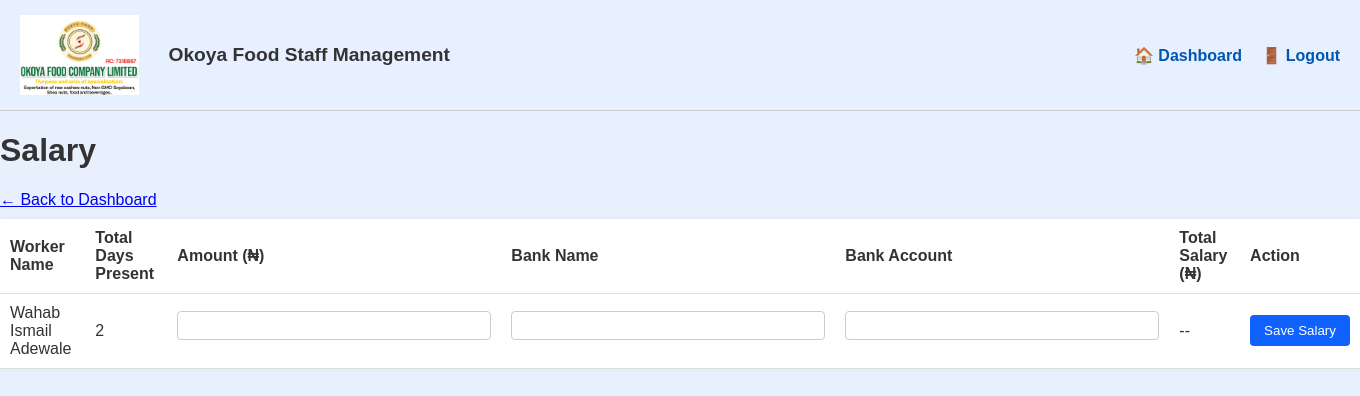
The app's page /salary (signed in), older data.
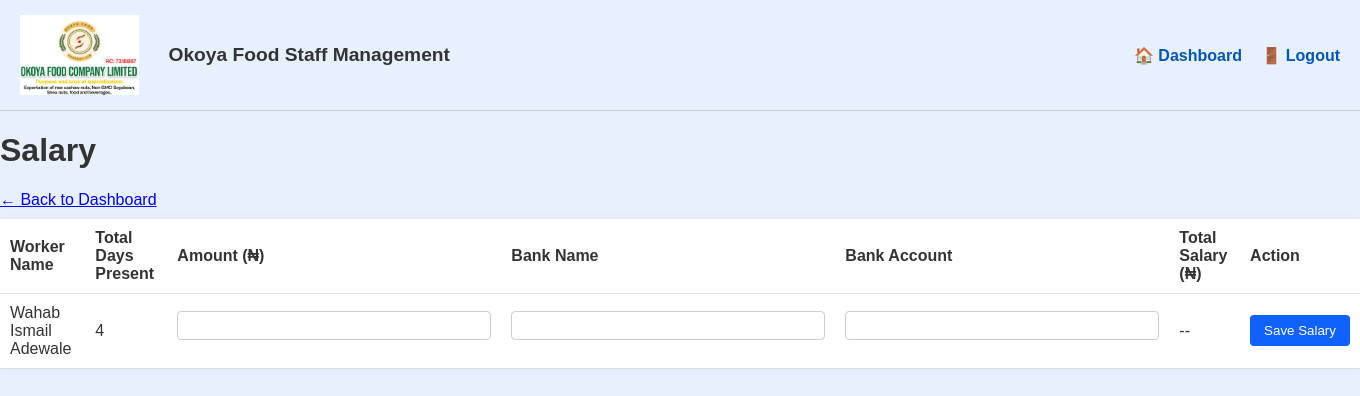
The same page, newer data.
### app.py (models this page shows)
class Worker(db.Model):
    __tablename__ = 'workers'
    id = db.Column(db.Integer, primary_key=True)
    worker_code = db.Column(db.String(10), unique=True, nullable=True)
    name = db.Column(db.String(100), nullable=False)
    phone_number = db.Column(db.String(20), nullable=False)
    date_of_birth = db.Column(db.Date, nullable=False)
    gender = db.Column(db.String(10), nullable=False)
    qualifications = db.Column(db.String(100), nullable=False)
    position = db.Column(db.String(100), nullable=False)
    national_id = db.Column(db.String(50), nullable=False)
    nationality = db.Column(db.String(50), nullable=False)
    home_address = db.Column(db.String(200), nullable=False)
    ethnic_group = db.Column(db.String(50), nullable=False)
    place_of_residence = db.Column(db.String(100), nullable=False)
    disability = db.Column(db.String(100))
    email = db.Column(db.String(100), nullable=False)
    date_of_employment = db.Column(db.Date, nullable=False)
    attendance_records = db.relationship('Attendance', backref='worker', lazy=True, cascade="all, delete-orphan")
    salary_records = db.relationship('Salary', backref='worker', lazy=True, cascade="all, delete-orphan")

### app.py (the view, shortened to what this page needs)
@app.route('/salary', methods=['GET', 'POST'])
def salary():
    if 'admin' not in session:
        return redirect(url_for('login'))
    workers = Worker.query.all()
    salary_data = []
    for worker in workers:
        total_days_present = Attendance.query.filter_by(worker_id=worker.id, status="Present").count()
        salary_data.append({
            'id': worker.id,
            'name': worker.name,
            'total_days_present': total_days_present,
            'bank_name': '',
            'bank_account': ''
        })
    return render_template('salary.html', salary_data=salary_data)
    return render_template('salary.html', salary_data=workers)

### templates/salary.html (shortened to what this page needs)
{% extends 'base.html' %}
{% block content %}
<h1>Salary</h1>
<a href="{{ url_for('dashboard') }}" class="back-link">← Back to Dashboard</a>
<table>
    <tr>
        <th>Worker Name</th>
        <th>Total Days Present</th>
        <th>Amount (₦)</th>
        <th>Bank Name</th>
        <th>Bank Account</th>
        <th>Total Salary (₦)</th>
        <th>Action</th>
    </tr>
    {% for worker in salary_data %}
    <tr>
        <form method="post">
            <td>{{ worker.name }}</td>
            <td>{{ worker.total_days_present or 0 }}</td>
            <td>
                <input type="number" name="daily_rate" step="0.01" required>
            </td>
            <td>
                <input type="text" name="bank_name" value="{{ worker.bank_name or '' }}" required>
            </td>
            <td>
                <input type="text" name="bank_account" value="{{ worker.bank_account or '' }}" required>
            </td>
            <td>--</td>
            <td>
                <input type="submit" value="Save Salary">
            </td>
        </form>
    </tr>
    {% endfor %}
</table>
{% endblock %}

Row changes from the older to the newer data that the page shows:
changed Worker "Wahab Ismail Adewale": total_days_present "2" → "4"
